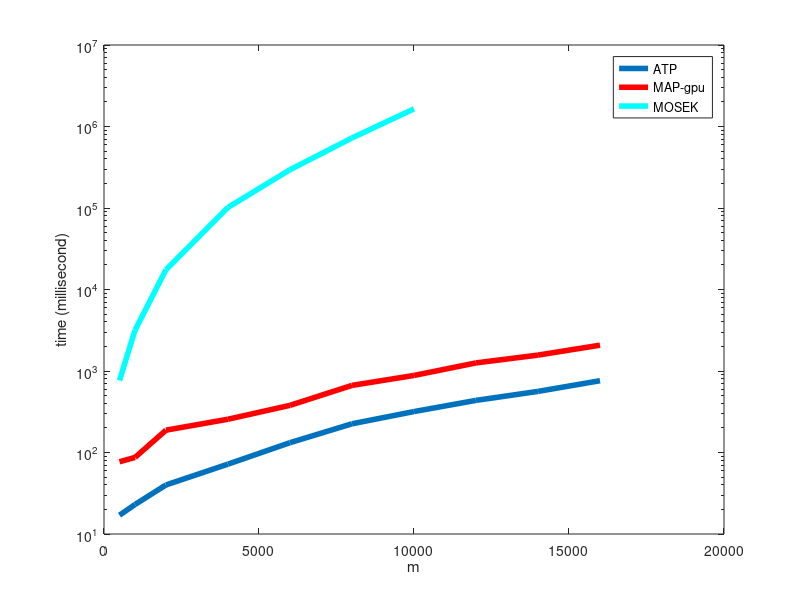
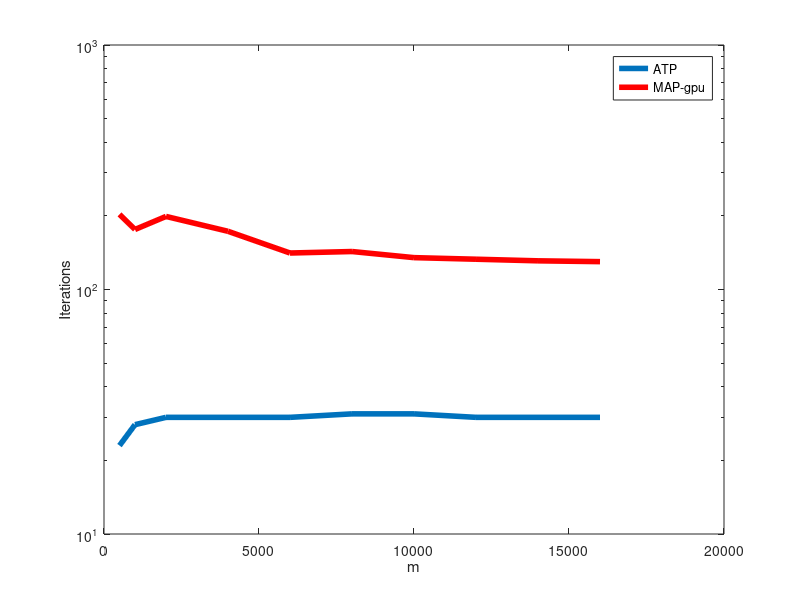

The MATLAB script that drew these images, in order:
%timing graph:
MOSEK_timings=[764,3165,17517,101737,294947,723958,1645529,NaN,NaN,NaN];
MAP_gpu_timings=[77,87,188,256,379,666,882,1257,1567,2074];
ATP_timings=[17,23,40,72,132,225,318,436,562,760];
m=[500,1000,2000,4000,6000,8000,10000,12000,14000,16000];

figure
set(gca,'fontsize',12)
semilogy(m,ATP_timings,'LineWidth',4,'DisplayName','ATP');
hold on
semilogy(m,MAP_gpu_timings,'Color','r','LineWidth',4,'DisplayName','MAP-gpu');
hold on
semilogy(m,MOSEK_timings,'Color','c','LineWidth',4,'DisplayName','MOSEK');

legend('show')
% xlim([500 16000])
% ylim([0 2500])
xlabel('m')
ylabel('time (millisecond)')

%%
% 
%iterations graph:

MAP_gpu_timings=[203,176,199,173,141,143,135,133,131,130];
ATP_timings=[23,28,30,30,30,31,31,30,30,30];
m=[500,1000,2000,4000,6000,8000,10000,12000,14000,16000];

figure
set(gca,'fontsize',12)
semilogy(m,ATP_timings,'LineWidth',4,'DisplayName','ATP');
hold on
semilogy(m,MAP_gpu_timings,'Color','r','LineWidth',4,'DisplayName','MAP-gpu');

legend('show')
% xlim([500 16000])
% ylim([0 2500])
xlabel('m')
ylabel('Iterations')